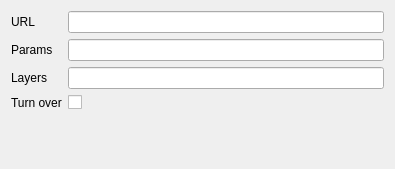
<?xml version="1.0" encoding="UTF-8"?>
<ui version="4.0">
 <class>Form</class>
 <widget class="QWidget" name="Form">
  <property name="geometry">
   <rect>
    <x>0</x>
    <y>0</y>
    <width>395</width>
    <height>169</height>
   </rect>
  </property>
  <property name="windowTitle">
   <string>Form</string>
  </property>
  <layout class="QFormLayout" name="formLayout">
   <property name="fieldGrowthPolicy">
    <enum>QFormLayout::ExpandingFieldsGrow</enum>
   </property>
   <item row="0" column="0">
    <widget class="QLabel" name="uRLLabel">
     <property name="text">
      <string>URL</string>
     </property>
    </widget>
   </item>
   <item row="0" column="1">
    <widget class="QLineEdit" name="txtUrl"/>
   </item>
   <item row="1" column="0">
    <widget class="QLabel" name="paramsLabel">
     <property name="text">
      <string>Params</string>
     </property>
    </widget>
   </item>
   <item row="1" column="1">
    <widget class="QLineEdit" name="txtParams"/>
   </item>
   <item row="2" column="0">
    <widget class="QLabel" name="layersLabel">
     <property name="text">
      <string>Layers</string>
     </property>
    </widget>
   </item>
   <item row="2" column="1">
    <widget class="QLineEdit" name="txtLayers"/>
   </item>
   <item row="3" column="0">
    <widget class="QLabel" name="turnOverLabel">
     <property name="text">
      <string>Turn over</string>
     </property>
    </widget>
   </item>
   <item row="3" column="1">
    <widget class="QCheckBox" name="chkTurnOver"/>
   </item>
  </layout>
 </widget>
 <resources/>
 <connections/>
</ui>
